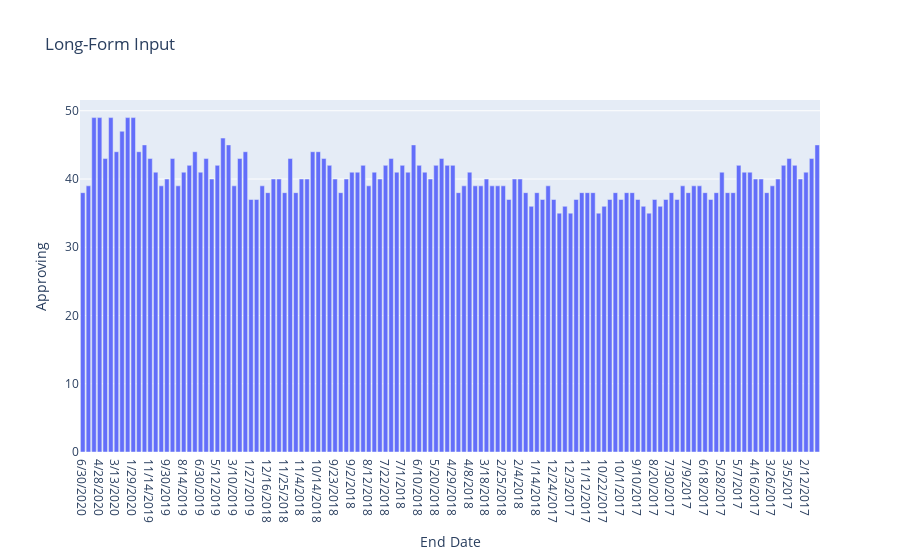

This figure's notebook cell:
### Code cell


### Figure 1 — Plotly figure (JSON) as saved in the notebook; plotly's stock layout.template omitted (floating-point values rounded to 4 significant figures; data arrays with more than 128 entries replaced by an {"elided": "..."} marker saying what was removed)
{"data": [{"alignmentgroup": "True", "hovertemplate": "End Date=%{x}<br>Approving=%{y}<extra></extra>", "legendgroup": "", "marker": {"color": "#636efa"}, "name": "", "offsetgroup": "", "orientation": "v", "showlegend": false, "textposition": "auto", "type": "bar", "x": {"elided": "132 str values"}, "xaxis": "x", "y": {"elided": "132 int values"}, "yaxis": "y"}], "layout": {"barmode": "relative", "legend": {"tracegroupgap": 0}, "title": {"text": "Long-Form Input"}, "xaxis": {"anchor": "y", "domain": [0, 1], "title": {"text": "End Date"}}, "yaxis": {"anchor": "x", "domain": [0, 1], "title": {"text": "Approving"}}}}
